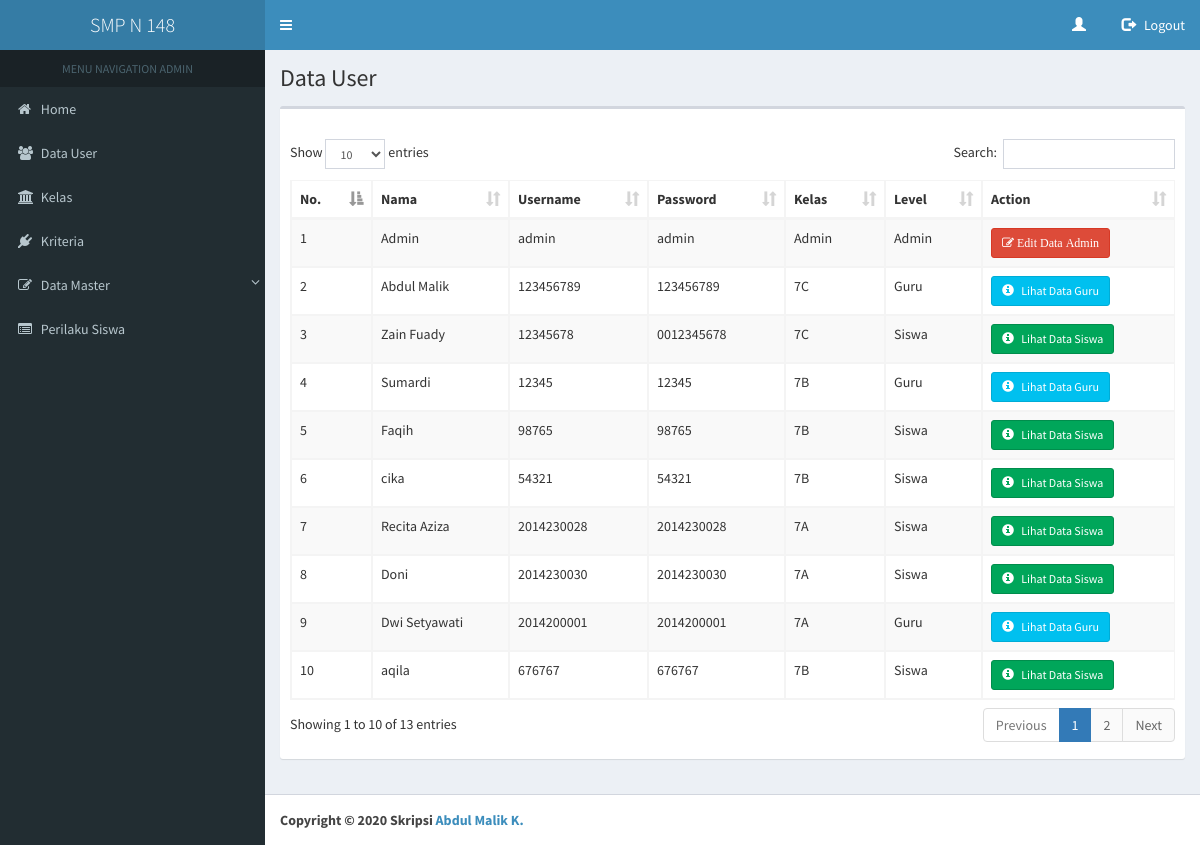
Page /pages/view/home.php?page=user on the committed database.
### tables this page shows
CREATE TABLE `tb_user` (
  `id_user` int(25) NOT NULL,
  `id_guru` bigint(50) NOT NULL,
  `id_siswa` bigint(50) NOT NULL,
  `nama_user` varchar(200) NOT NULL,
  `username` varchar(100) NOT NULL,
  `password` varchar(100) NOT NULL,
  `level` tinyint(10) NOT NULL DEFAULT '0',
  `kelas` varchar(5) NOT NULL
);

### pages/view/user.php (the view, shortened to what this page needs)
<section class="content-header">
  <h1>
    Data User
  </h1>
</section>
<section class="content">
  <div class="row">
    <div class="col-xs-12">
      <div class="box">
        <div class="box-header">
        </div>
          <div class="box-body">
          <table id="tmp_modal" class="table table-bordered table-striped table-scalable">
            <thead>
              <tr>
                <th>No.</th>
                <th>Nama</th>
                <th>Username</th>
                <th>Password</th>
                <th>Kelas</th>
                <th>Level</th>
                <th>Action</th>
              </tr>
            </thead>
            <tbody>
              <?php
                $queryuser = mysqli_query($connect, "SELECT * FROM tb_user");
                $no = 1;
                while ($user = mysqli_fetch_array($queryuser)){ ?>
                    <tr>
                      <td><?php echo $no; ?></td>
                      <td><?php echo $user['nama_user']; ?></td>
                      <td><?php echo $user['username']; ?></td>
                      <td><?php echo $user['password']; ?></td>
                      <td><?php echo $user['kelas']; ?></td>
                       <td>
                        <?php
                        if ($user['level'] == 0) {
                          echo 'Admin';
                        }
                      elseif ($user['level'] == 1) {
                          echo 'Guru';
                        }
                      elseif ($user['level'] == 2) {
                          echo 'Siswa';
                        }
                        ?>
                      </td>
                      <td>
                      <?php
                      if ($user['level'] == 0) {?>
                        <a href="" onclick="edit(<?php echo "'".$user['id_user']."','".$user['username']."','".$user['level']."'";?>)" title="edit" data-toggle="modal" class="btn btn-danger btn-sm"><span class="fa fa-edit"> Edit Data Admin </span></a>
                      <?php
                      }
                      ?>
                      <?php
                      if ($user['level'] == 1) {?>
                        <a href='#' onClick='confirm_delete("home.php?page=data_guru")' title="hapus" data-toggle="" class="btn btn-info btn-sm""><span class="glyphicon glyphicon-info-sign" aria-hidden="true"></span> &nbsp; Lihat Data Guru</a>
                      <?php
                      }
                      ?>
                       <?php
                      if ($user['level'] == 2) {?>
                        <a href='#' onClick='confirm_delete("home.php?page=data_siswa")' title="hapus" data-toggle="" class="btn btn-success btn-sm""><span class="glyphicon glyphicon-info-sign" aria-hidden="true"></span> &nbsp; Lihat Data Siswa</a>
                      <?php
                      }
                      ?>
                      </td>
                    </tr>
              <?php
                $no++;
                }
              ?>
            </tbody>
          </table>
          </div>
          </div>
          </div>
</div>
</div>

### pages/view/header.php (shortened to what this page needs)
<?php
$u = mysqli_query($connect, "SELECT * FROM tb_user WHERE id_user = '$_SESSION[id_user]'");
$user = mysqli_fetch_assoc($u);
?>
<!DOCTYPE html>
<html>
    <head>
        <link rel="stylesheet" href="../../assets/css/bootstrap.min.css" />
        <link rel="stylesheet" href="../../assets/css/bootstrap-datetimepicker.min.css" />
        <link rel="stylesheet" href="../../assets/fonts/font-awesome/css/font-awesome.min.css" />
        <link rel="stylesheet" href="../../assets/fonts/ionicons/css/ionicons.min.css" />
        <link rel="stylesheet" href="../../assets/js/datatables/dataTables.bootstrap.css">
        <link rel="stylesheet" href="../../assets/js/daterangepicker/daterangepicker.css">
        <link rel="stylesheet" href="../../assets/css/AdminLTE.min.css">
        <link rel="stylesheet" href="../../assets/css/_all-skins.min.css">
        <link rel="stylesheet" href="../../plugins/bootstrap-wysihtml5/bootstrap3-wysihtml5.min.css">
        <link rel="stylesheet" href="../../plugins/bs4/form.css">
        <link rel="stylesheet" href="../../assets/css/metro/easyui.css" />
        <link rel="stylesheet" href="../../assets/css/style.css" />
        <link rel="stylesheet" href="../../plugins/select2/select2.min.css">
    </head>
    <body class="hold-transition skin-blue sidebar-mini fixed">
        <div class="wrapper">
            <header class="main-header">
                <a href="" class="logo">
                    <span class="logo-lg">SMP N 148<font size="1pt"></font></span>
                </a>
                <nav class="navbar navbar-static-top" role="navigation">
                    <a href="#" class="sidebar-toggle" data-toggle="offcanvas" role="button">
                    </a>
                    <div class="navbar-custom-menu">
                        <ul class="nav navbar-nav">
                            <li>
                                <?php
                                if ($user['level'] == 0 ) {?>
                                    <a href="#" title="Profil">
                                    <i class="glyphicon glyphicon-user"></i> &nbsp;
                                </a>
                                <?php
                                }
                                ?>
                            </li>
                            <li>
                                <a href="logout.php" title="Logout">
                                    <i class="glyphicon glyphicon-log-out"></i> &nbsp;
                                    <span class="hidden-xs">Logout</span>
                                </a>
                            </li>
                        </ul>
                    </div>
                </nav>
            </header>
<aside class="main-sidebar">
    <section class="sidebar">
    <ul class="sidebar-menu" data-widget='tree'>
        <?php if ($_SESSION['level'] == 1) { ?>
        <li class="header" style="text-align: center;">MENU NAVIGATION GURU</li>
        <li class="treeview">
          <a href="home.php">
            <i class="fa fa-home"></i> <span>Home</span>
          </a>
        </li>
        <li class="treeview">
          <a href="home.php?page=data_siswa2">
            <i class="fa fa-users"></i> <span>Data Siswa</span>
          </a>
        </li>
        <li class="treeview">
          <a href="home.php?page=kriteria">
            <i class="fa fa-plug"></i> <span>Kriteria</span>
          </a>
        </li>
        <li class="treeview">
          <a href="#">
             <i class="fa fa-file"></i> <span> Quesioner Siswa </span>
            <span class="pull-right-container">
              <i class="fa fa-angle-down pull-right"></i>
            </span>
          </a>
          <ul class="treeview-menu">
            <li><a href="home.php?page=quesioner"><i class="fa fa-edit"></i> Input Quesioner </a></li>
            <li><a href="home.php?page=hasil_quesioner"><i class="fa fa-check-square-o"></i> Hasil Quesioner</a></li>
            <li><a href="home.php?page=hasil_prilaku_siswa"><i class="fa fa-sort-numeric-asc"></i> Ranking </a></li>
            <li><a href="home.php?page=grafikk"><i class="fa fa-signal"></i> Grafik </a></li>
          </ul>
        </li>
      <?php } else { ?>
        <li class="header" style="text-align: center; ">MENU NAVIGATION ADMIN</li>
        <li class="treeview">
          <a href="home.php">
            <i class="fa fa-home"></i> <span>Home</span>
          </a>
        </li>
        <li class="treeview">
          <a href="home.php?page=user">
            <i class="fa fa-users"></i> <span>Data User</span>
          </a>
        </li>
        <li class="treeview">
          <a href="home.php?page=kelas">
            <i class="fa fa-university"></i> <span>Kelas</span>
          </a>
        </li>
        <li class="treeview">
          <a href="home.php?page=kriteria">
            <i class="fa fa-plug"></i> <span>Kriteria</span>
          </a>
        </li>
        <li class="treeview">
          <a href="#">
            <i class="fa fa-edit"></i> <span>Data Master</span>
            <span class="pull-right-container">
              <i class="fa fa-angle-down pull-right"></i>
            </span>
          </a>
        </li>
        <li class="treeview">
          <a href="home.php?page=hasil_prilaku_siswa2">
            <i class="fa fa-list-alt"></i> <span>Perilaku Siswa</span>
          </a>
        </li>
      <?php } ?>
    </ul>
    </section>
</aside>

### pages/view/home.php (shortened to what this page needs)
<?php
include "../models/koneksi.php";
?>
<?php include'header.php'; ?>
<div class="content-wrapper">
<?php
if (isset($_GET['page'])) {
  switch ($_GET['page']) {
    case 'user':
      include 'user.php';
      break;
  }
  }
?>
</div>
<?php include 'footer.php'; ?>

### pages/view/footer.php (shortened to what this page needs)
<footer class="main-footer">
    <strong>Copyright &copy; <?php echo date("Y") ?> Skripsi <a>Abdul Malik K.</a></strong>
</footer>
</body>
</html>

### assets/css/style.css (style rules this page uses)
@media (min-width: 767px) { .main-sidebar, .left-side, .main-header .logo { width: 265px; } }
@media (min-width: 767px) { .content-wrapper, .right-side, .main-footer, .main-header>.navbar { margin-left: 265px; } }

### rows in the picture
tb_user: nama_user "Admin", username "admin", password "admin", kelas "Admin", level "Admin"
tb_user: nama_user "Abdul Malik", username "123456789", password "123456789", kelas "7C", level "Guru"
tb_user: nama_user "Zain Fuady", username "12345678", password "0012345678", kelas "7C", level "Siswa"
tb_user: nama_user "Sumardi", username "12345", password "12345", kelas "7B", level "Guru"
tb_user: nama_user "Faqih", username "98765", password "98765", kelas "7B", level "Siswa"
tb_user: nama_user "cika", username "54321", password "54321", kelas "7B", level "Siswa"
tb_user: nama_user "Recita Aziza", username "2014230028", password "2014230028", kelas "7A", level "Siswa"
tb_user: nama_user "Doni", username "2014230030", password "2014230030", kelas "7A", level "Siswa"
tb_user: nama_user "Dwi Setyawati", username "2014200001", password "2014200001", kelas "7A", level "Guru"
tb_user: nama_user "aqila", username "676767", password "676767", kelas "7B", level "Siswa"
